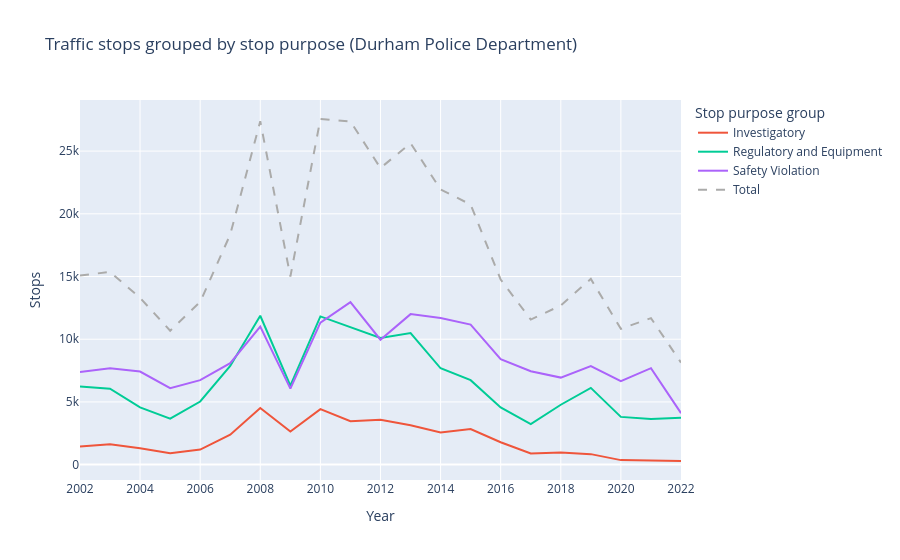

The cell this chart's notebook holds for it:
### Markdown cell above
# Figure 1: Traffic stops grouped by stop purpose

### Code cell
def traffic_stops_by_group(agency_name):
    df = pd.read_sql(
        f"""
        WITH stops AS ({get_stops_summary_sql({agency_name})})
        SELECT
            year
            , stop_purpose_group
            , count(*) AS stop_count
        FROM stops
        WHERE year > '2001-12-31'
        GROUP BY 1, 2
        ORDER BY year
        """,
        pg_conn.engine,
    )
    totals = df.groupby(["year"])["stop_count"].agg("sum").reset_index()
    totals["stop_purpose_group"] = "Total"
    df = pd.concat([df, totals]).sort_values(["year", "stop_purpose_group"])
    fig = px.line(
        df,
        x="year",
        y="stop_count",
        color="stop_purpose_group",
        color_discrete_map={"Total": px.colors.sequential.gray[8]},
        line_dash="stop_purpose_group",
        line_dash_map={
            "Total": "dash",
            "Investigatory": "solid",
            "Safety Violation": "solid",
            "Regulatory and Equipment": "solid",
        },
        title=f"Traffic stops grouped by stop purpose ({agency_name})",
        labels={
            "stop_count": "Stops",
            "stop_purpose_group": "Stop purpose group",
            "year": "Year",
        },
        height=600,
    )
    fig.update_xaxes(dtick="M24")
    return fig, df


fig, df = traffic_stops_by_group("Durham Police Department")
fig

### Figure 1 — Plotly figure (JSON) as saved in the notebook; plotly's stock layout.template omitted (floating-point values rounded to 4 significant figures)
{"data": [{"hovertemplate": "Stop purpose group=Investigatory<br>Year=%{x}<br>Stops=%{y}<extra></extra>", "legendgroup": "Investigatory", "line": {"color": "#EF553B", "dash": "solid"}, "marker": {"symbol": "circle"}, "mode": "lines", "name": "Investigatory", "orientation": "v", "showlegend": true, "type": "scatter", "x": ["2002-01-01T00:00:00", "2003-01-01T00:00:00", "2004-01-01T00:00:00", "2005-01-01T00:00:00", "2006-01-01T00:00:00", "2007-01-01T00:00:00", "2008-01-01T00:00:00", "2009-01-01T00:00:00", "2010-01-01T00:00:00", "2011-01-01T00:00:00", "2012-01-01T00:00:00", "2013-01-01T00:00:00", "2014-01-01T00:00:00", "2015-01-01T00:00:00", "2016-01-01T00:00:00", "2017-01-01T00:00:00", "2018-01-01T00:00:00", "2019-01-01T00:00:00", "2020-01-01T00:00:00", "2021-01-01T00:00:00", "2022-01-01T00:00:00"], "xaxis": "x", "y": [1451, 1629, 1313, 907, 1202, 2387, 4515, 2637, 4422, 3459, 3580, 3137, 2570, 2841, 1783, 883, 973, 837, 359, 342, 289], "yaxis": "y"}, {"hovertemplate": "Stop purpose group=Regulatory and Equipment<br>Year=%{x}<br>Stops=%{y}<extra></extra>", "legendgroup": "Regulatory and Equipment", "line": {"color": "#00cc96", "dash": "solid"}, "marker": {"symbol": "circle"}, "mode": "lines", "name": "Regulatory and Equipment", "orientation": "v", "showlegend": true, "type": "scatter", "x": ["2002-01-01T00:00:00", "2003-01-01T00:00:00", "2004-01-01T00:00:00", "2005-01-01T00:00:00", "2006-01-01T00:00:00", "2007-01-01T00:00:00", "2008-01-01T00:00:00", "2009-01-01T00:00:00", "2010-01-01T00:00:00", "2011-01-01T00:00:00", "2012-01-01T00:00:00", "2013-01-01T00:00:00", "2014-01-01T00:00:00", "2015-01-01T00:00:00", "2016-01-01T00:00:00", "2017-01-01T00:00:00", "2018-01-01T00:00:00", "2019-01-01T00:00:00", "2020-01-01T00:00:00", "2021-01-01T00:00:00", "2022-01-01T00:00:00"], "xaxis": "x", "y": [6239, 6051, 4562, 3666, 5033, 7867, 11870, 6296, 11819, 10945, 10107, 10493, 7682, 6733, 4557, 3233, 4775, 6120, 3806, 3646, 3742], "yaxis": "y"}, {"hovertemplate": "Stop purpose group=Safety Violation<br>Year=%{x}<br>Stops=%{y}<extra></extra>", "legendgroup": "Safety Violation", "line": {"color": "#ab63fa", "dash": "solid"}, "marker": {"symbol": "circle"}, "mode": "lines", "name": "Safety Violation", "orientation": "v", "showlegend": true, "type": "scatter", "x": ["2002-01-01T00:00:00", "2003-01-01T00:00:00", "2004-01-01T00:00:00", "2005-01-01T00:00:00", "2006-01-01T00:00:00", "2007-01-01T00:00:00", "2008-01-01T00:00:00", "2009-01-01T00:00:00", "2010-01-01T00:00:00", "2011-01-01T00:00:00", "2012-01-01T00:00:00", "2013-01-01T00:00:00", "2014-01-01T00:00:00", "2015-01-01T00:00:00", "2016-01-01T00:00:00", "2017-01-01T00:00:00", "2018-01-01T00:00:00", "2019-01-01T00:00:00", "2020-01-01T00:00:00", "2021-01-01T00:00:00", "2022-01-01T00:00:00"], "xaxis": "x", "y": [7387, 7686, 7423, 6102, 6739, 8094, 10999, 6064, 11317, 12962, 9960, 12000, 11688, 11162, 8414, 7449, 6939, 7854, 6659, 7693, 4105], "yaxis": "y"}, {"hovertemplate": "Stop purpose group=Total<br>Year=%{x}<br>Stops=%{y}<extra></extra>", "legendgroup": "Total", "line": {"color": "rgb(171, 171, 170)", "dash": "dash"}, "marker": {"symbol": "circle"}, "mode": "lines", "name": "Total", "orientation": "v", "showlegend": true, "type": "scatter", "x": ["2002-01-01T00:00:00", "2003-01-01T00:00:00", "2004-01-01T00:00:00", "2005-01-01T00:00:00", "2006-01-01T00:00:00", "2007-01-01T00:00:00", "2008-01-01T00:00:00", "2009-01-01T00:00:00", "2010-01-01T00:00:00", "2011-01-01T00:00:00", "2012-01-01T00:00:00", "2013-01-01T00:00:00", "2014-01-01T00:00:00", "2015-01-01T00:00:00", "2016-01-01T00:00:00", "2017-01-01T00:00:00", "2018-01-01T00:00:00", "2019-01-01T00:00:00", "2020-01-01T00:00:00", "2021-01-01T00:00:00", "2022-01-01T00:00:00"], "xaxis": "x", "y": [15077, 15366, 13298, 10675, 12974, 18348, 27384, 14997, 27558, 27366, 23647, 25630, 21940, 20736, 14754, 11565, 12687, 14811, 10824, 11681, 8136], "yaxis": "y"}], "layout": {"autosize": true, "legend": {"title": {"text": "Stop purpose group"}, "tracegroupgap": 0}, "title": {"text": "Traffic stops grouped by stop purpose (Durham Police Department)"}, "xaxis": {"anchor": "y", "autorange": true, "domain": [0, 1], "dtick": "M24", "range": ["2002-01-01", "2022-01-01"], "title": {"text": "Year"}, "type": "date"}, "yaxis": {"anchor": "x", "autorange": true, "domain": [0, 1], "range": [-1226.0, 29070.0], "title": {"text": "Stops"}, "type": "linear"}}}
